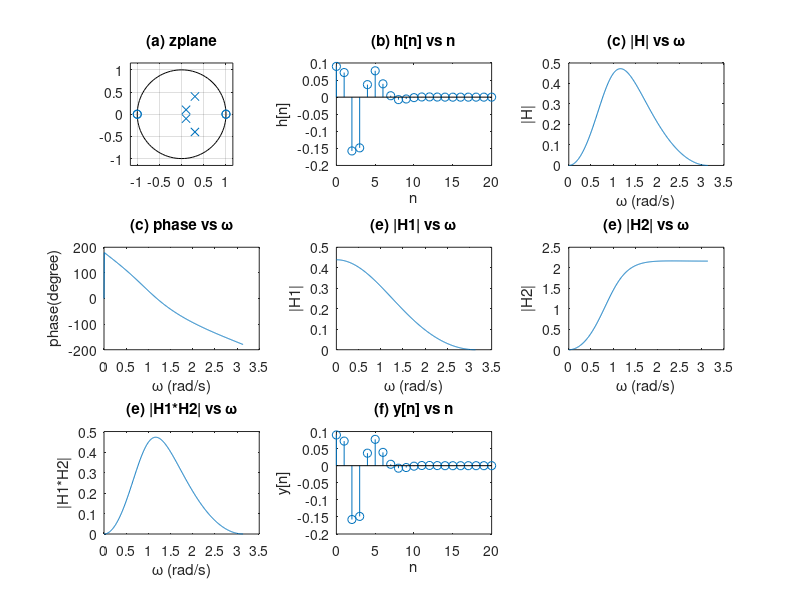

MATLAB code for this plot:
% Transfer function coefficients
a = [1, -0.8, 0.39, -0.062, 0.005];
b = 0.09 * [1, 0, -2, 0, 1];

% Compute partial fraction decomposition
[r, p, k] = residuez(b, a);

% Plot z-plane
figure
subplot(3,3,1)
zplane(b, a)
title('(a) zplane')

n = 0:20;

% Compute impulse response h[n]
h = impz(b, a, length(n));

% Plot h[n] vs n
subplot(3,3,2)
stem(n, h)
xlabel('n')
ylabel('h[n]')
title('(b) h[n] vs n')

% Compute frequency response |H|
[H, w] = freqz(b, a);
Mag_H = abs(H);

% Plot |H| vs ω
subplot(3,3,3)
plot(w, Mag_H)
xlabel('\omega (rad/s)')
ylabel('|H|')
title('(c) |H| vs \omega')

% Compute phase response
degree = rad2deg(unwrap(angle(H)));

% Plot phase vs ω
subplot(3,3,4)
plot(w, degree)
xlabel('\omega (rad/s)')
ylabel('phase(degree)')
title('(c) phase vs \omega')

% Compute second-order sections (SOS) representation
[z, p, k] = tf2zp(b, a);
sos = zp2sos(z, p, k);

% Compute frequency response of H1
[H1, w1] = freqz(sos(1, 1:3), sos(1, 4:6));
MagH1 = abs(H1);

% Plot |H1| vs ω
subplot(3,3,5)
plot(w1, MagH1)
xlabel('\omega (rad/s)')
ylabel('|H1|')
title('(e) |H1| vs \omega')

% Compute frequency response of H2
[H2, w2] = freqz(sos(2, 1:3), sos(2, 4:6));
MagH2 = abs(H2);

% Plot |H2| vs ω
subplot(3,3,6)
plot(w2, MagH2)
xlabel('\omega (rad/s)')
ylabel('|H2|')
title('(e) |H2| vs \omega')

% Compute product of |H1| and |H2|
H1H2 = abs(H1 .* H2);

% Plot |H1*H2| vs ω
subplot(3,3,7)
plot(w1, H1H2)
xlabel('\omega (rad/s)')
ylabel('|H1*H2|')   
title('(e) |H1*H2| vs \omega')

% Generate impulse input signal
d = zeros(1, 21);
d(1) = 1;

% Apply filter to input signal
y = filter(b, a, d);

% Plot y[n] vs n
subplot(3,3,8)
stem(n, y)
xlabel('n')
ylabel('y[n]')
title('(f) y[n] vs n')
